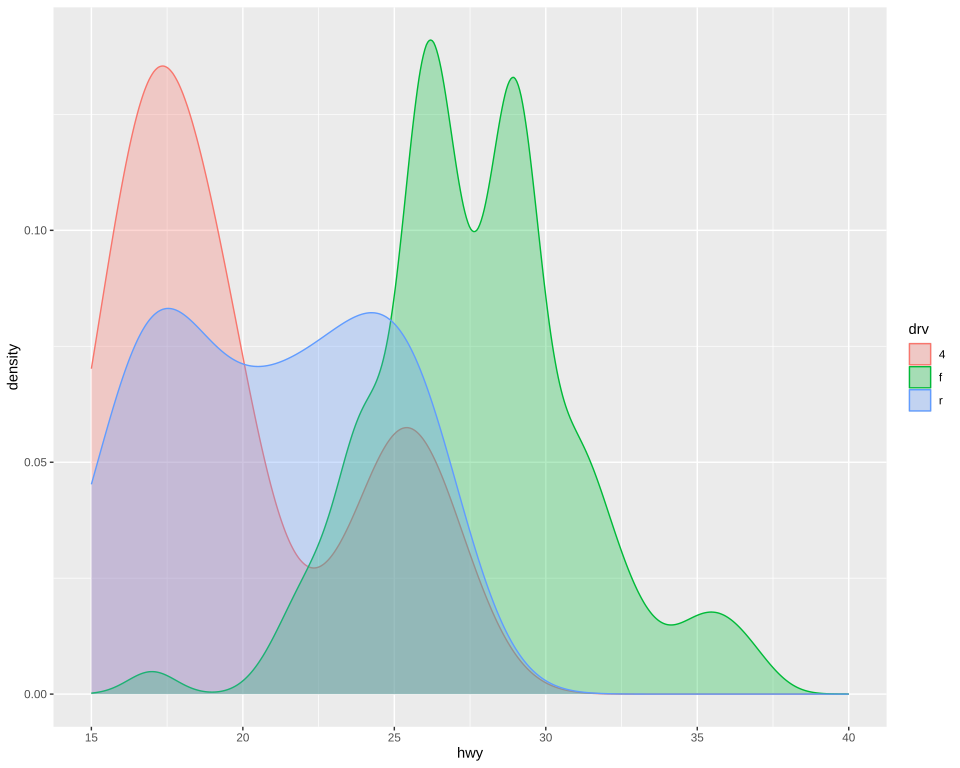

R code for this plot:
# The plot test/golden/density_groups.svg draws, drawn by ggplot2 itself, as ggplot2's own visual tests
# draw their snapshots: the independent check on that golden whenever it changes. The suite never
# runs this; it needs R, ggplot2 and vdiffr, saved as the Docker image giggly-r:ggplot2-4.0.3. From
# the repository's root:
#
#   docker run --rm -v "$PWD/test/golden":/golden:ro giggly-r:ggplot2-4.0.3 \
#     Rscript /golden/density_groups.R > density_groups.ggplot2.svg
#
# and compare the two drawings element by element, as test/golden/point.R describes.
#
# A curve for each drive, filled and outlined in its colour, the fill at alpha 0.3, with xlim()
# cutting the rows outside 15 to 40 before the estimate, as the geom_density() reference page's
# diamonds example cuts depth; the keys an area's, filled and bordered.

library(ggplot2)
plot <- ggplot(mpg, aes(hwy, fill = drv, colour = drv)) + geom_density(alpha = 0.3) +
  xlim(15, 40) + theme_gray()
file <- tempfile(fileext = ".svg")
vdiffr::write_svg(plot, file)
cat(readLines(file), sep = "\n")
